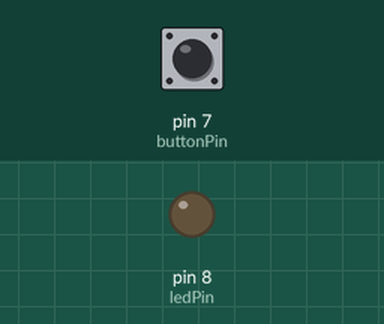
Simulated run of this sketch. Board: Arduino Uno, built with avr-gcc and run on an emulated ATmega328P. On the bench: output pins drawn as LEDs (lit = HIGH). Inputs (shaded band) come from the test bench; at power-on: pin 7 (buttonPin) LOW.

Above: at 1.2 s.
1.3 s: pin 7 (buttonPin) pulled HIGH for 0.15 s
At 1.37 s:
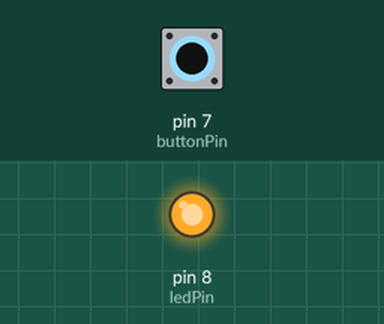
2.9 s: pin 7 (buttonPin) pulled HIGH for 3.2 s
At 6.5 s:
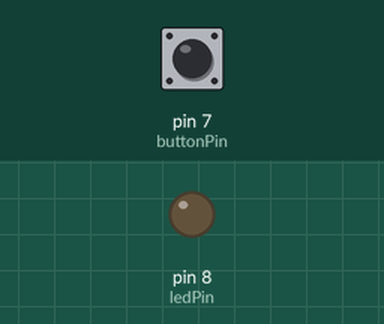
Timing chart, 0 to 8.0 s (numbered marks = the images above; inputs shaded):
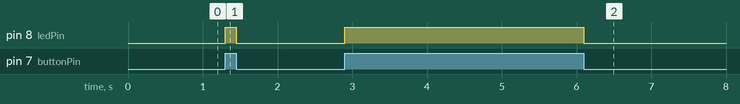

The sketch:

TrafficLightProject.ino
```cpp
// مشروع زر ضغط + LED
int ledPin = 8;      // LED
int buttonPin = 7;   // زر الضغط

void setup() {
  pinMode(ledPin, OUTPUT);
  pinMode(buttonPin, INPUT);
}

void loop() {
  int buttonState = digitalRead(buttonPin);

  if (buttonState == HIGH) {
    // الزر مضغوط = شغّل LED
    digitalWrite(ledPin, HIGH);
  } else {
    // الزر مو مضغوط = طفّي LED
    digitalWrite(ledPin, LOW);
  }
}
```

Measured:
- after the input at 1.3 s, pin 8 (ledPin): LOW → HIGH at once, → LOW 0.15 s later
- after the input at 2.9 s, pin 8 (ledPin): LOW → HIGH at once, → LOW 3.2 s later
